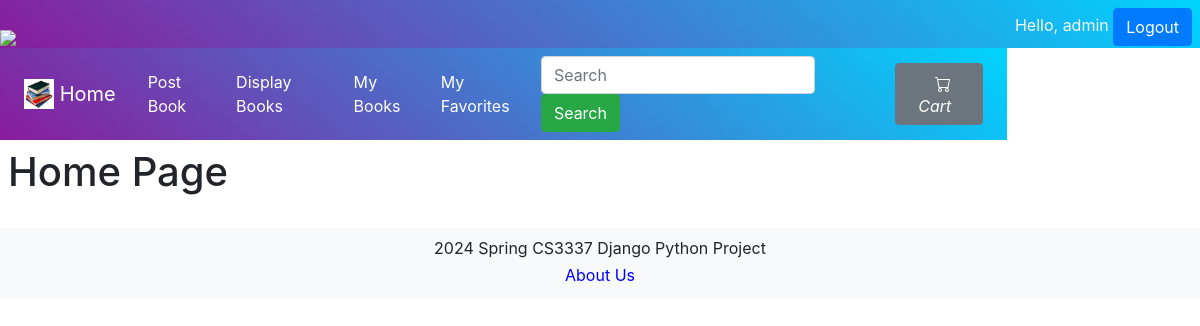
Page /home (signed in) on the committed database.
### bookMng/models.py (models this page shows, shortened)
class MainMenu(models.Model):
    item = models.CharField(max_length=200, unique=True)
    link = models.CharField(max_length=200, unique=True)

### bookMng/views.py (the view)
# urls.py: 2. Add a URL to urlpatterns:  path('', views.home, name='home')
def home(request):
    return render(request,
                  'bookMng/home.html',
                  {
                      'item_list': MainMenu.objects.all()
                  }
                  )

### bookEx/templates/bookMng/home.html (shortened to what this page needs)
{% extends "base.html" %}
{% load static %}
{% block content %}
    <h1>Home Page</h1>
{% endblock content %}

### bookEx/templates/base.html (shortened to what this page needs)
{% load static %}
<!DOCTYPE html>
<html lang="en">
    <head>
        <link href="https://stackpath.bootstrapcdn.com/bootstrap/4.3.1/css/bootstrap.min.css" rel="stylesheet">
        <link href="{% static 'main.css' %}" rel="stylesheet" type="text/css">
        <link rel="stylesheet" href="https://cdnjs.cloudflare.com/ajax/libs/font-awesome/4.7.0/css/font-awesome.min.css">
    </head>
    <body>
        <div class="w-auto h-100 container-fluid p-0">
            <header class="header header-dark bg-dark text-light gradient-custom">
                <span class="float-right p-2">
                    {% if user.is_authenticated  %}
                        <form method="post" action="{% url 'logout' %}?next=/">
                            Hello, {{ user.username }}
                            <button type="submit" class="btn btn-primary">Logout</button>
                        </form>
                    {% else %}
                        {% block login_check %}
                            Have an account? <a href="/login?next=/" class="btn btn-primary">Login</a>
                        {% endblock login_check %}
                    {% endif %}
                </span>
                <br>
                <img src="{% static 'banner.jpg' %}" class="img-fluid"/>
            </header>
                {% if user.is_authenticated  %}
                    <nav class="navbar navbar-expand-lg navbar-dark bg-dark gradient-custom">
                        <a class="navbar-brand" href="/">
                            <img src="{% static 'logo.jpg' %}" width="30" height="30" class="d-inline-block align-top" alt="">
                                Home
                        </a>
                        <div class="collapse navbar-collapse" id="navText">
                            <ul class="navbar-nav mr-auto mt-2 mt-lg-0">
                                {% for items in item_list %}
                                    {% if items.item != "Home" %}
                                    <li class="nav-item active">
                                        <a class="nav-link" href="{{ items.link }}"> {{ items.item }}</a>
                                    </li>
                                    {% endif %}
                                {% endfor %}
                            </ul>
                            <form class="form-inline">
                                <input class="form-control mr-sm-2" type="search" placeholder="Search" aria-label="Search" name="search">
                                <button class="btn btn-success my-2 my-sm-0" type="submit" formaction="{% url 'search' %}">Search</button>
                            </form>
                            <a href ="/cart" class="mx-2 btn btn-secondary">
                                <i class="bi bi-cart px-2">Cart</i>
                            </a>
                        </div>
                    </nav>
                {% endif%}
            <section class="main p-2">
                {% block content %}{% endblock content %}
            </section>
            <footer class="footer text-center mt-3 py-2 bg-light">
                <div class="container">
                  <span class="text-body-secondary">2024 Spring CS3337 Django Python Project</span> <br>
                    <a href="/aboutus">About Us</a>
                </div>
              </footer>
        </div>
    </body>
</html>

### bookEx/static/main.css (style rules this page uses)
.gradient-custom { background: rgb(2,0,36); background: rgb(137,28,156); background: -moz-linear-gradient(39deg, rgba(137,28,156,1) 0%, rgba(0,212,255,1) 100%); background: -webkit-linear-gradient(39deg, rgba(137,28,156,1) 0%, rgba(0,212,255,1) 100%); background: linear-gradient(39deg, rgba(137,28,156,1) 0%, rgba(0,212,255,1) 100%); filter: progid:DXImageTransform.Microsoft.gradient(startColorstr="#891c9c",endColorstr="#00d4ff",GradientType=1); }
a { color: blue; display: inline-block; padding: 3px 8px; }
li { display: inline-block; }

### rows in the picture
MainMenu: item "Post Book"
MainMenu: item "Display Books"
MainMenu: item "My Books"
MainMenu: item "My Favorites"

### other values in the picture
{{ user.username }} "admin"
